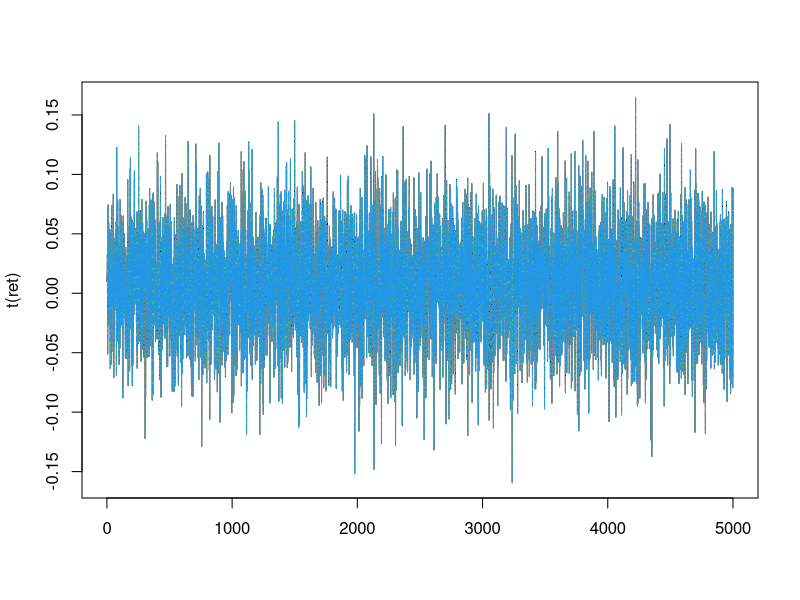

Write R code to recreate this figure.
## ---- chunk 1
knitr::opts_chunk$set(echo = TRUE)
## ---- chunk 2
MHNGARCH_sim <- function(theta, rf, h_init, N, T){
    
    set.seed(123)
    
    # Generate z as a random normal matrix with N*T dimension
    z <- rnorm(N * T, 0, 1)
    z <- matrix(z, nrow = N)
    
    # Vectorize GARCH parameters
    w <- rep(theta$omega, N)
    beta <- rep(theta$beta, N)
    alpha <- rep(theta$alpha, N)
    gamma <- rep(theta$gamma, N)
    
    # Generate lambda matrix as N*N dimension
    lambda <- rep(theta$lambda, N*N)
    lambda.matrix <- matrix(lambda, nrow = N)
    
    # Determine A_NN matrix
    A <- rep(theta$a, N*N)
    A.matrix <- matrix(A, nrow = N)
    
    # Generate the first column of h
    h <- matrix(rep(0, N*T), nrow = N)
    h[, 1] <- rep(h_init, N)
    
    # Get h matrix as GARCH time series with all parameters
    for (t in 2:T) {
    h[, t] <- w + beta * h[, t-1] + alpha * (z[, t-1] - gamma * sqrt(h[, t-1]))^2
    }
    
    # Generate epsilon as a random normal matrix
    epsilon <- sqrt(h) * z
    
    # Get simulated return
    ret <- rf + lambda.matrix %*% h + A.matrix %*% epsilon
    ret_sim <- matplot(t(ret), type = "l")
    
  return(ret_sim)


}
## ---- chunk 3
# Testify the simulation function
theta_test <- list(lambda = 4, omega = 8e-5, alpha = 6e-5,
             beta = 0.7, gamma = 0, a = 1)

MHNGARCH_sim(theta_test, rf = 0, h_init = 1e-04, N = 4, T = 5000)


